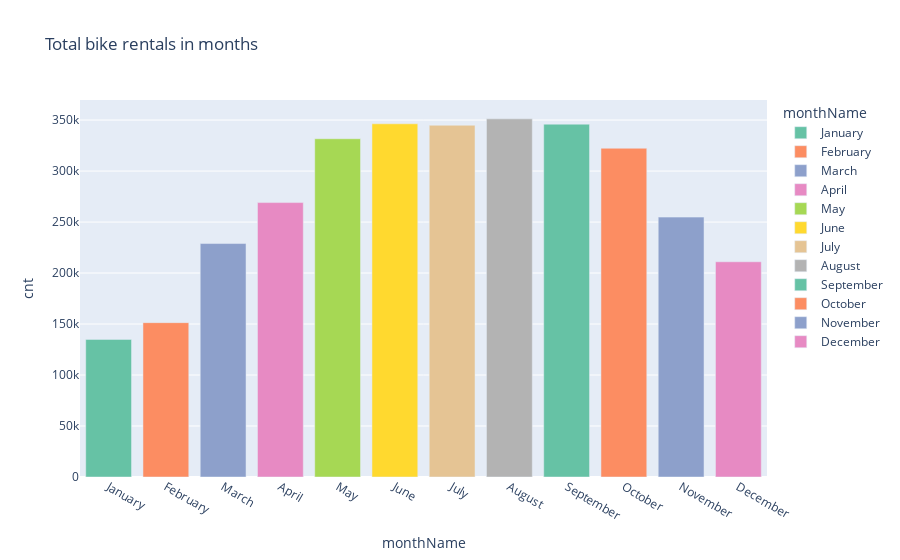

The code cell stored with this chart in its notebook:
### Code cell
# Month Wise bike rentals usage

month_order = ["January","February","March","April","May","June","July","August","September","October","November","December"]
month_data = hour_data_update.groupby("monthName")["cnt"].sum().reindex(month_order).reset_index()

fig = px.bar(month_data,x="monthName", y="cnt", title = "Total bike rentals in months", 
             color = "monthName",color_discrete_sequence = px.colors.qualitative.Set2)
fig.show()

### Figure 1 — Plotly figure (JSON) as saved in the notebook; plotly's stock layout.template omitted (floating-point values rounded to 4 significant figures)
{"data": [{"alignmentgroup": "True", "hovertemplate": "monthName=%{x}<br>cnt=%{y}<extra></extra>", "legendgroup": "January", "marker": {"color": "rgb(102,194,165)", "pattern": {"shape": ""}}, "name": "January", "offsetgroup": "January", "orientation": "v", "showlegend": true, "textposition": "auto", "type": "bar", "x": ["January"], "xaxis": "x", "y": [134933], "yaxis": "y"}, {"alignmentgroup": "True", "hovertemplate": "monthName=%{x}<br>cnt=%{y}<extra></extra>", "legendgroup": "February", "marker": {"color": "rgb(252,141,98)", "pattern": {"shape": ""}}, "name": "February", "offsetgroup": "February", "orientation": "v", "showlegend": true, "textposition": "auto", "type": "bar", "x": ["February"], "xaxis": "x", "y": [151352], "yaxis": "y"}, {"alignmentgroup": "True", "hovertemplate": "monthName=%{x}<br>cnt=%{y}<extra></extra>", "legendgroup": "March", "marker": {"color": "rgb(141,160,203)", "pattern": {"shape": ""}}, "name": "March", "offsetgroup": "March", "orientation": "v", "showlegend": true, "textposition": "auto", "type": "bar", "x": ["March"], "xaxis": "x", "y": [228920], "yaxis": "y"}, {"alignmentgroup": "True", "hovertemplate": "monthName=%{x}<br>cnt=%{y}<extra></extra>", "legendgroup": "April", "marker": {"color": "rgb(231,138,195)", "pattern": {"shape": ""}}, "name": "April", "offsetgroup": "April", "orientation": "v", "showlegend": true, "textposition": "auto", "type": "bar", "x": ["April"], "xaxis": "x", "y": [269094], "yaxis": "y"}, {"alignmentgroup": "True", "hovertemplate": "monthName=%{x}<br>cnt=%{y}<extra></extra>", "legendgroup": "May", "marker": {"color": "rgb(166,216,84)", "pattern": {"shape": ""}}, "name": "May", "offsetgroup": "May", "orientation": "v", "showlegend": true, "textposition": "auto", "type": "bar", "x": ["May"], "xaxis": "x", "y": [331686], "yaxis": "y"}, {"alignmentgroup": "True", "hovertemplate": "monthName=%{x}<br>cnt=%{y}<extra></extra>", "legendgroup": "June", "marker": {"color": "rgb(255,217,47)", "pattern": {"shape": ""}}, "name": "June", "offsetgroup": "June", "orientation": "v", "showlegend": true, "textposition": "auto", "type": "bar", "x": ["June"], "xaxis": "x", "y": [346342], "yaxis": "y"}, {"alignmentgroup": "True", "hovertemplate": "monthName=%{x}<br>cnt=%{y}<extra></extra>", "legendgroup": "July", "marker": {"color": "rgb(229,196,148)", "pattern": {"shape": ""}}, "name": "July", "offsetgroup": "July", "orientation": "v", "showlegend": true, "textposition": "auto", "type": "bar", "x": ["July"], "xaxis": "x", "y": [344948], "yaxis": "y"}, {"alignmentgroup": "True", "hovertemplate": "monthName=%{x}<br>cnt=%{y}<extra></extra>", "legendgroup": "August", "marker": {"color": "rgb(179,179,179)", "pattern": {"shape": ""}}, "name": "August", "offsetgroup": "August", "orientation": "v", "showlegend": true, "textposition": "auto", "type": "bar", "x": ["August"], "xaxis": "x", "y": [351194], "yaxis": "y"}, {"alignmentgroup": "True", "hovertemplate": "monthName=%{x}<br>cnt=%{y}<extra></extra>", "legendgroup": "September", "marker": {"color": "rgb(102,194,165)", "pattern": {"shape": ""}}, "name": "September", "offsetgroup": "September", "orientation": "v", "showlegend": true, "textposition": "auto", "type": "bar", "x": ["September"], "xaxis": "x", "y": [345991], "yaxis": "y"}, {"alignmentgroup": "True", "hovertemplate": "monthName=%{x}<br>cnt=%{y}<extra></extra>", "legendgroup": "October", "marker": {"color": "rgb(252,141,98)", "pattern": {"shape": ""}}, "name": "October", "offsetgroup": "October", "orientation": "v", "showlegend": true, "textposition": "auto", "type": "bar", "x": ["October"], "xaxis": "x", "y": [322352], "yaxis": "y"}, {"alignmentgroup": "True", "hovertemplate": "monthName=%{x}<br>cnt=%{y}<extra></extra>", "legendgroup": "November", "marker": {"color": "rgb(141,160,203)", "pattern": {"shape": ""}}, "name": "November", "offsetgroup": "November", "orientation": "v", "showlegend": true, "textposition": "auto", "type": "bar", "x": ["November"], "xaxis": "x", "y": [254831], "yaxis": "y"}, {"alignmentgroup": "True", "hovertemplate": "monthName=%{x}<br>cnt=%{y}<extra></extra>", "legendgroup": "December", "marker": {"color": "rgb(231,138,195)", "pattern": {"shape": ""}}, "name": "December", "offsetgroup": "December", "orientation": "v", "showlegend": true, "textposition": "auto", "type": "bar", "x": ["December"], "xaxis": "x", "y": [211036], "yaxis": "y"}], "layout": {"barmode": "relative", "legend": {"title": {"text": "monthName"}, "tracegroupgap": 0}, "title": {"text": "Total bike rentals in months"}, "xaxis": {"anchor": "y", "categoryarray": ["January", "February", "March", "April", "May", "June", "July", "August", "September", "October", "November", "December"], "categoryorder": "array", "domain": [0, 1], "title": {"text": "monthName"}}, "yaxis": {"anchor": "x", "domain": [0, 1], "title": {"text": "cnt"}}}}
